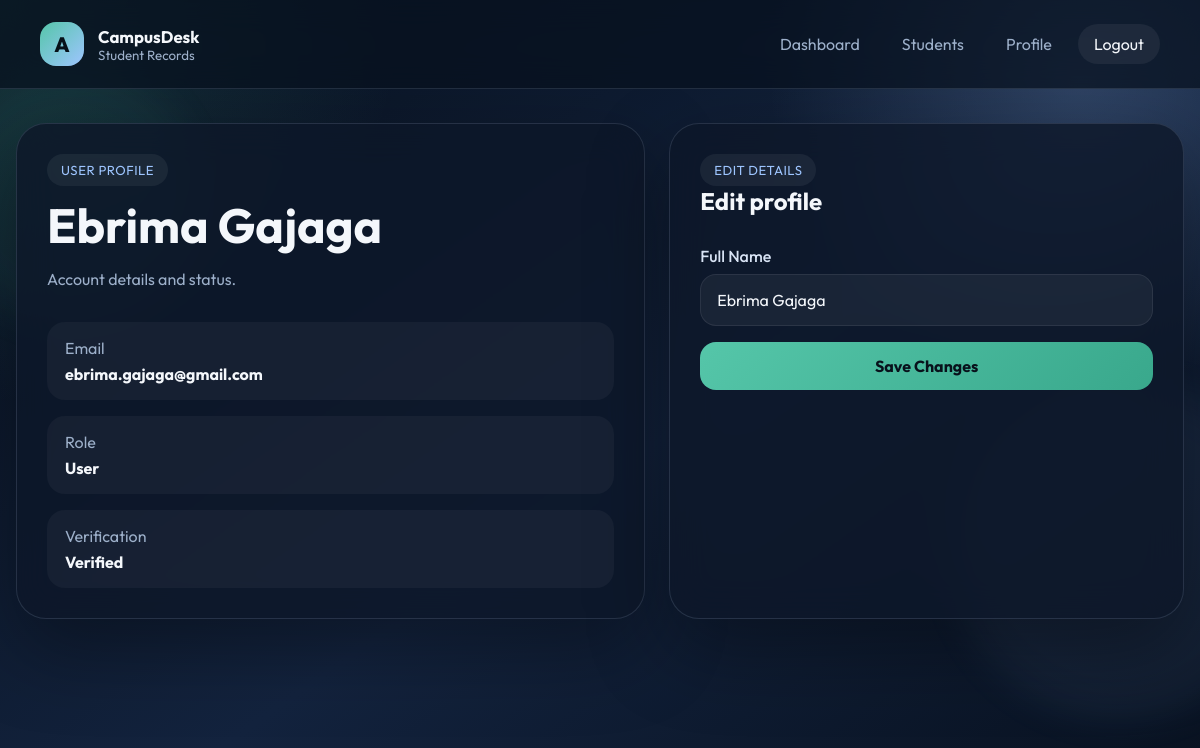
Screenshot of /profile (signed in) with the database file from the repository.
### tables this page shows
CREATE TABLE users (
        id INTEGER PRIMARY KEY AUTOINCREMENT,
        name TEXT,
        email TEXT UNIQUE,
        password TEXT,
        role TEXT DEFAULT 'user',
        is_verified BOOLEAN DEFAULT FALSE
    , created_at TEXT);

### app.py (the view, shortened to what this page needs)
@app.route("/profile", methods=["GET", "POST"])
@login_required
def profile():
    db = get_db()
    user = db.execute("SELECT * FROM users WHERE id = ?", (session["user_id"],)).fetchone()
    user = db.execute("SELECT * FROM users WHERE id = ?", (session["user_id"],)).fetchone()
    return render_template("profile.html", user=user)

### app.py (called while the page is built)
def get_db():
    if "db" not in g:
        g.db = sqlite3.connect(app.config["DATABASE"])
        g.db.row_factory = sqlite3.Row
    return g.db

def login_required(view):
    @wraps(view)
    def wrapped_view(*args, **kwargs):
        if "user_id" not in session:
            flash("Please log in to continue.", "warning")
            return redirect(url_for("login"))
        return view(*args, **kwargs)
    return wrapped_view

@app.before_request
def load_logged_in_user():
    g.current_user = None
    user_id = session.get("user_id")
    if user_id:
        g.current_user = get_db().execute(
            "SELECT * FROM users WHERE id = ?", (user_id,)
        ).fetchone()
        if g.current_user is None:
            session.clear()

@app.context_processor
def inject_now():
    return {"now": datetime.now()}

### templates/profile.html (shortened to what this page needs)
{% extends "base.html" %}
{% block content %}
<section class="profile-layout">
  <article class="panel profile-card">
    <span class="eyebrow">User Profile</span>
    <h1>{{ user.name }}</h1>
    <p>Account details and status.</p>
    <div class="profile-meta">
      <div>
        <span>Email</span>
        <strong>{{ user.email }}</strong>
      </div>
      <div>
        <span>Role</span>
        <strong>{{ user.role|capitalize }}</strong>
      </div>
      <div>
        <span>Verification</span>
        <strong>{% if user.is_verified %}Verified{% else %}Pending{% endif %}</strong>
      </div>
    </div>
  </article>
  <article class="panel profile-form-card">
    <div class="panel-header">
      <div>
        <span class="eyebrow">Edit Details</span>
        <h2>Edit profile</h2>
      </div>
    </div>
    <form method="POST" class="auth-form">
      <label>Full Name</label>
      <input type="text" name="name" value="{{ user.name }}" required />
      <button type="submit" class="btn-primary">Save Changes</button>
    </form>
  </article>
</section>
{% endblock %}

### static/style.css (style rules this page uses)
:root { --bg: #09111f; --bg-soft: #111c30; --surface: rgba(13, 23, 41, 0.8); --surface-strong: #0f1b31; --surface-light: #172743; --text: #f4f7fb; --muted: #9db0ca; --line: rgba(190, 210, 237, 0.14); --primary: #55c6a9; --primary-dark: #39a88c; --secondary: #9ec5ff; --warning: #f5b85a; --danger: #ef6d72; --success: #58c894; --shadow: 0 30px 80px rgba(0, 0, 0, 0.35); }
* { box-sizing: border-box; }
body { margin: 0; min-height: 100vh; font-family: "Outfit", sans-serif; color: var(--text); background: radial-gradient(circle at top left, rgba(85, 198, 169, 0.18), transparent 28%), radial-gradient(circle at 90% 10%, rgba(158, 197, 255, 0.2), transparent 24%), linear-gradient(145deg, #07101d, #13233e 55%, #08111f); }
button, input, select { font: inherit; }
.content-wrap, .auth-layout, .dashboard-layout, .profile-layout { position: relative; z-index: 1; }
.hero-panel, .auth-card, .panel { background: var(--surface); border: 1px solid var(--line); border-radius: 30px; box-shadow: var(--shadow); backdrop-filter: blur(18px); }
.hero-panel h1, .dashboard-layout h1, .profile-card h1 { margin: 14px 0; font-size: clamp(2.2rem, 4vw, 4rem); line-height: 1.05; }
.hero-panel p, .card-head p, .panel p { color: var(--muted); line-height: 1.7; }
.eyebrow { display: inline-flex; padding: 8px 14px; border-radius: 999px; background: rgba(255, 255, 255, 0.06); color: var(--secondary); font-size: 0.82rem; letter-spacing: 0.04em; text-transform: uppercase; }
.feature-card h3, .action-card h3, .panel-header h2, .card-head h2 { margin: 0 0 8px; }
.auth-form, .search-form { display: grid; gap: 16px; }
.auth-form label { color: #d9e4f5; font-weight: 500; margin-bottom: -8px; }
.auth-form input, .auth-form select, .search-form input { width: 100%; padding: 15px 16px; border-radius: 16px; border: 1px solid rgba(255, 255, 255, 0.08); background: rgba(255, 255, 255, 0.05); color: var(--text); outline: none; transition: 0.2s ease; }
.btn-primary, .btn-secondary, .btn-danger { display: inline-flex; align-items: center; justify-content: center; border: 0; border-radius: 16px; padding: 14px 18px; font-weight: 700; cursor: pointer; transition: transform 0.18s ease, opacity 0.18s ease, background 0.18s ease; }
.btn-primary { background: linear-gradient(135deg, var(--primary), var(--primary-dark)); color: #08111b; }
.dashboard-layout, .profile-layout { width: min(1180px, calc(100% - 32px)); margin: 0 auto; padding: 34px 0 48px; }
.hero-dashboard, .panel { padding: 28px; }
.dashboard-grid, .profile-layout { display: grid; grid-template-columns: 1.1fr 0.9fr; gap: 24px; }
.panel-header, .admin-header { display: flex; justify-content: space-between; align-items: flex-start; gap: 18px; margin-bottom: 22px; }
.profile-card, .profile-form-card { padding: 30px; }
.profile-meta { display: grid; gap: 16px; margin-top: 28px; }
.profile-meta div { padding: 16px 18px; border-radius: 18px; background: rgba(255, 255, 255, 0.04); }
.profile-meta span { display: block; color: var(--muted); margin-bottom: 6px; }

### rows the page displays
users: name "Ebrima Gajaga", email "ebrima.gajaga@gmail.com", role "User"
